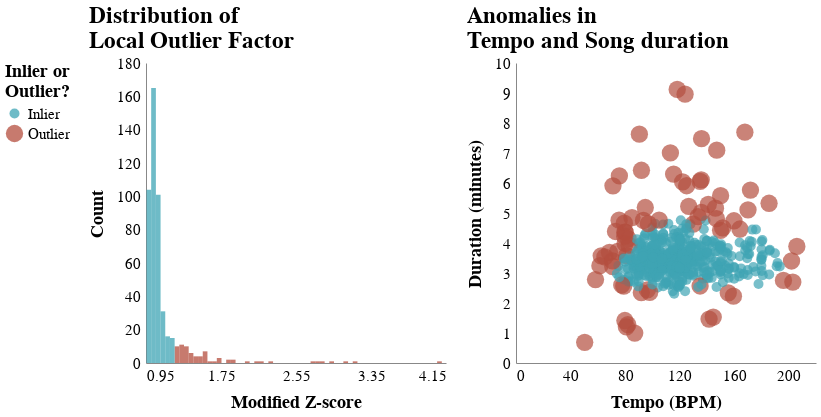

Notebook code for this chart:
### Code cell
histogram_lof_anomalies_02 = plot_histogram_metric_outliers(df_02, 'local_outlier_factor', 'outliers_lof',
                                                              'Modified Z-score', brush, 0.05,
                                                              ['Distribution of', 'Local Outlier Factor'], dim_square=300)
scatterplot_lof_anomalies_02 = plot_features_outliers(df_02, 'tempo', 'duration_minutes',
                                                        "Tempo (BPM)", "Duration (minutes)",
                                                        'outliers_lof', tooltips_lof, brush,
                                                        ["Anomalies in","Tempo and Song duration"], dim_square=300)
grid_lof_anomalies_02 = (histogram_lof_anomalies_02|scatterplot_lof_anomalies_02)
grid_lof_anomalies_02 = set_plot_configurations(plot=grid_lof_anomalies_02, dim_square=300)
grid_lof_anomalies_02

### Figure 1 — Vega-Lite specification as saved in the notebook (floating-point values rounded to 4 significant figures; data arrays with more than 128 entries replaced by an {"elided": "..."} marker saying what was removed)
{"config": {"view": {"continuousWidth": 400, "continuousHeight": 300, "strokeWidth": 0}, "axis": {"grid": false, "labelFontSize": 15.0, "labelPadding": 5.1, "ticks": false, "titleFontSize": 18.0, "titlePadding": 10.2}, "font": "Georgia"}, "hconcat": [{"mark": {"type": "bar", "binSpacing": 0, "opacity": 0.75}, "encoding": {"color": {"field": "outliers_lof", "legend": {"labelFontSize": 15.0, "orient": "left", "title": ["Inlier or", "Outlier?"], "titleFontSize": 18.0}, "scale": {"domain": ["Inlier", "Outlier"], "range": ["#3EA4B4", "#B44E3E"]}, "type": "nominal"}, "x": {"axis": {"title": "Modified Z-score"}, "bin": {"step": 0.05}, "field": "local_outlier_factor", "type": "quantitative"}, "y": {"aggregate": "count", "axis": {"title": "Count"}, "type": "quantitative"}}, "height": 300, "selection": {"selector001": {"type": "interval"}}, "title": {"text": ["Distribution of", "Local Outlier Factor"], "anchor": "start", "fontSize": 22.5}, "width": 300}, {"mark": {"type": "circle", "opacity": 0.7}, "encoding": {"color": {"condition": {"field": "outliers_lof", "type": "nominal", "selection": "selector001"}, "value": "lightgray"}, "size": {"field": "outliers_lof", "legend": null, "scale": {"range": [100, 300]}, "type": "nominal"}, "tooltip": [{"field": "name", "title": "Song", "type": "nominal"}, {"field": "artist", "title": "Artist", "type": "nominal"}, {"field": "album", "title": "Album", "type": "nominal"}, {"field": "local_outlier_factor", "title": "LOF", "type": "quantitative"}, {"field": "tempo", "title": "Tempo (BPM)", "type": "quantitative"}, {"field": "duration_minutes", "title": "Duration (minutes)", "type": "quantitative"}], "x": {"axis": {"title": "Tempo (BPM)"}, "field": "tempo", "type": "quantitative"}, "y": {"axis": {"title": "Duration (minutes)"}, "field": "duration_minutes", "type": "quantitative"}}, "height": 300, "selection": {"selector001": {"type": "interval"}}, "title": {"text": ["Anomalies in", "Tempo and Song duration"], "anchor": "start", "fontSize": 22.5}, "width": 300}], "data": {"name": "data-5f060c3baefa72d2d383386f36de95c8"}, "$schema": "https://vega.github.io/schema/vega-lite/v4.17.0.json", "datasets": {"data-5f060c3baefa72d2d383386f36de95c8": {"elided": "504 records"}}}
